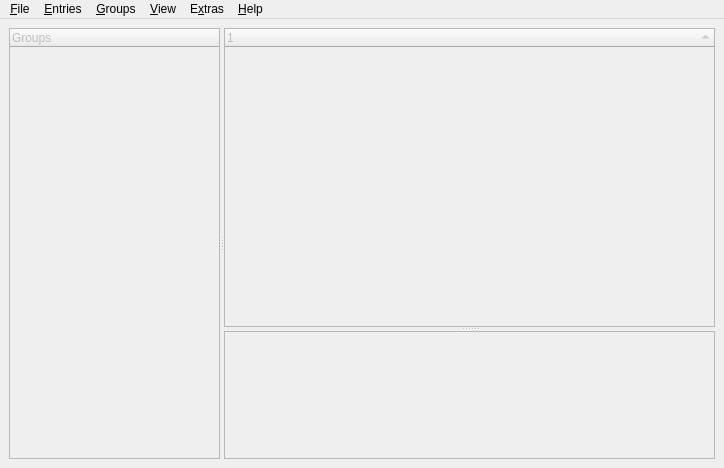
<?xml version="1.0" encoding="UTF-8"?>
<ui version="4.0">
 <author>Tarek Saidi</author>
 <class>MainWindow</class>
 <widget class="QMainWindow" name="MainWindow">
  <property name="geometry">
   <rect>
    <x>0</x>
    <y>0</y>
    <width>724</width>
    <height>468</height>
   </rect>
  </property>
  <property name="mouseTracking">
   <bool>true</bool>
  </property>
  <property name="windowTitle">
   <string>KeePassX</string>
  </property>
  <widget class="QWidget" name="centralWidget">
   <layout class="QVBoxLayout">
    <item>
     <widget class="QSplitter" name="VSplitter">
      <property name="orientation">
       <enum>Qt::Horizontal</enum>
      </property>
      <widget class="KeepassGroupView" name="GroupView">
       <property name="enabled">
        <bool>false</bool>
       </property>
       <property name="sizePolicy">
        <sizepolicy hsizetype="Expanding" vsizetype="Expanding">
         <horstretch>30</horstretch>
         <verstretch>0</verstretch>
        </sizepolicy>
       </property>
       <property name="acceptDrops">
        <bool>true</bool>
       </property>
       <property name="showDropIndicator" stdset="0">
        <bool>true</bool>
       </property>
       <property name="dragEnabled">
        <bool>false</bool>
       </property>
       <column>
        <property name="text">
         <string>Groups</string>
        </property>
       </column>
      </widget>
      <widget class="QSplitter" name="HSplitter">
       <property name="sizePolicy">
        <sizepolicy hsizetype="Expanding" vsizetype="Expanding">
         <horstretch>70</horstretch>
         <verstretch>0</verstretch>
        </sizepolicy>
       </property>
       <property name="orientation">
        <enum>Qt::Vertical</enum>
       </property>
       <widget class="KeepassEntryView" name="EntryView">
        <property name="enabled">
         <bool>false</bool>
        </property>
        <property name="sizePolicy">
         <sizepolicy hsizetype="Expanding" vsizetype="Expanding">
          <horstretch>0</horstretch>
          <verstretch>70</verstretch>
         </sizepolicy>
        </property>
        <property name="selectionMode">
         <enum>QAbstractItemView::ExtendedSelection</enum>
        </property>
        <property name="rootIsDecorated">
         <bool>false</bool>
        </property>
        <property name="sortingEnabled">
         <bool>true</bool>
        </property>
       </widget>
       <widget class="QTextBrowser" name="DetailView">
        <property name="enabled">
         <bool>false</bool>
        </property>
        <property name="sizePolicy">
         <sizepolicy hsizetype="Expanding" vsizetype="Expanding">
          <horstretch>0</horstretch>
          <verstretch>30</verstretch>
         </sizepolicy>
        </property>
        <property name="minimumSize">
         <size>
          <width>0</width>
          <height>30</height>
         </size>
        </property>
        <property name="readOnly">
         <bool>true</bool>
        </property>
        <property name="openLinks">
         <bool>false</bool>
        </property>
       </widget>
      </widget>
     </widget>
    </item>
   </layout>
  </widget>
  <widget class="QMenuBar" name="menuBar">
   <property name="geometry">
    <rect>
     <x>0</x>
     <y>0</y>
     <width>724</width>
     <height>24</height>
    </rect>
   </property>
   <widget class="QMenu" name="menuHelp">
    <property name="title">
     <string>&amp;Help</string>
    </property>
    <addaction name="HelpHandbookAction"/>
    <addaction name="separator"/>
    <addaction name="HelpAboutAction"/>
   </widget>
   <widget class="QMenu" name="menuFile">
    <property name="title">
     <string>&amp;File</string>
    </property>
    <widget class="QMenu" name="menuExport">
     <property name="title">
      <string>&amp;Export to...</string>
     </property>
    </widget>
    <widget class="QMenu" name="menuImport">
     <property name="title">
      <string>&amp;Import from...</string>
     </property>
    </widget>
    <widget class="QMenu" name="menuBookmarks">
     <property name="title">
      <string>&amp;Bookmarks</string>
     </property>
    </widget>
    <addaction name="FileNewAction"/>
    <addaction name="FileOpenAction"/>
    <addaction name="FileSynchronizeAction" />
    <addaction name="menuBookmarks"/>
    <addaction name="FileCloseAction"/>
    <addaction name="separator"/>
    <addaction name="FileSaveAction"/>
    <addaction name="FileSaveAsAction"/>
    <addaction name="separator"/>
    <addaction name="FileSettingsAction"/>
    <addaction name="FileChangeKeyAction"/>
    <addaction name="separator"/>
    <addaction name="menuImport"/>
    <addaction name="menuExport"/>
    <addaction name="separator"/>
    <addaction name="FileUnLockWorkspaceAction"/>
    <addaction name="FileExitAction"/>
   </widget>
   <widget class="QMenu" name="menuEntries">
    <property name="title">
     <string>&amp;Entries</string>
    </property>
    <addaction name="EditNewEntryAction"/>
    <addaction name="EditCloneEntryAction"/>
    <addaction name="EditEditEntryAction"/>
    <addaction name="EditDeleteEntryAction"/>
    <addaction name="EditAutoTypeAction"/>
    <addaction name="separator"/>
    <addaction name="EditUsernameToClipboardAction"/>
    <addaction name="EditPasswordToClipboardAction"/>
    <addaction name="EditOpenUrlAction"/>
    <addaction name="EditCopyUrlAction"/>
    <addaction name="EditSaveAttachmentAction"/>
    <addaction name="separator"/>
    <addaction name="EditSearchAction"/>
    <addaction name="EditGroupSearchAction"/>
   </widget>
   <widget class="QMenu" name="ViewMenu">
    <property name="title">
     <string>&amp;View</string>
    </property>
    <widget class="QMenu" name="menuTool_Button_Sizes">
     <property name="title">
      <string>Toolbar &amp;Icon Size</string>
     </property>
     <addaction name="ViewToolButtonSize16Action"/>
     <addaction name="ViewToolButtonSize22Action"/>
     <addaction name="ViewToolButtonSize28Action"/>
    </widget>
    <widget class="QMenu" name="menuColumns">
     <property name="title">
      <string>&amp;Columns</string>
     </property>
     <addaction name="ViewColumnsGroupAction"/>
     <addaction name="ViewColumnsTitleAction"/>
     <addaction name="ViewColumnsUsernameAction"/>
     <addaction name="ViewColumnsUrlAction"/>
     <addaction name="ViewColumnsPasswordAction"/>
     <addaction name="ViewColumnsCommentAction"/>
     <addaction name="separator"/>
     <addaction name="ViewColumnsExpireAction"/>
     <addaction name="ViewColumnsCreationAction"/>
     <addaction name="ViewColumnsLastChangeAction"/>
     <addaction name="ViewColumnsLastAccessAction"/>
     <addaction name="ViewColumnsAttachmentAction"/>
    </widget>
    <addaction name="ViewShowEntryDetailsAction"/>
    <addaction name="ViewShowStatusbarAction"/>
    <addaction name="separator"/>
    <addaction name="ViewHideUsernamesAction"/>
    <addaction name="ViewHidePasswordsAction"/>
    <addaction name="separator"/>
    <addaction name="menuColumns"/>
    <addaction name="menuTool_Button_Sizes"/>
   </widget>
   <widget class="QMenu" name="menuExtras">
    <property name="title">
     <string>E&amp;xtras</string>
    </property>
    <addaction name="ExtrasPasswordGenAction"/>
    <addaction name="ExtrasShowExpiredEntriesAction"/>
    <addaction name="ExtrasTrashCanAction"/>
    <addaction name="separator"/>
    <addaction name="ExtrasSettingsAction"/>
   </widget>
   <widget class="QMenu" name="menuGroups">
    <property name="title">
     <string>&amp;Groups</string>
    </property>
    <addaction name="EditNewGroupAction"/>
    <addaction name="EditNewSubgroupAction"/>
    <addaction name="EditEditGroupAction"/>
    <addaction name="EditDeleteGroupAction"/>
    <addaction name="EditGroupSortAction"/>
   </widget>
   <addaction name="menuFile"/>
   <addaction name="menuEntries"/>
   <addaction name="menuGroups"/>
   <addaction name="ViewMenu"/>
   <addaction name="menuExtras"/>
   <addaction name="menuHelp"/>
  </widget>
  <action name="ManageBookmarksAction">
   <property name="text">
    <string>&amp;Manage Bookmarks...</string>
   </property>
  </action>
  <action name="FileOpenAction">
   <property name="text">
    <string>&amp;Open Database...</string>
   </property>
  </action>
  <action name="FileCloseAction">
   <property name="text">
    <string>&amp;Close Database</string>
   </property>
  </action>
  <action name="FileSaveAction">
   <property name="text">
    <string>&amp;Save Database</string>
   </property>
  </action>
  <action name="FileSaveAsAction">
   <property name="text">
    <string>Save Database &amp;As...</string>
   </property>
  </action>
  <action name="FileSettingsAction">
   <property name="text">
    <string>&amp;Database Settings...</string>
   </property>
  </action>
  <action name="FileChangeKeyAction">
   <property name="text">
    <string>Change &amp;Master Key...</string>
   </property>
  </action>
  <action name="FileUnLockWorkspaceAction">
   <property name="text">
    <string>&amp;Lock Workspace</string>
   </property>
  </action>
  <action name="FileExitAction">
   <property name="text">
    <string>&amp;Quit</string>
   </property>
   <property name="menuRole">
    <enum>QAction::QuitRole</enum>
   </property>
  </action>
  <action name="EditNewSubgroupAction">
   <property name="text">
    <string>&amp;Add New Subgroup...</string>
   </property>
  </action>
  <action name="EditEditGroupAction">
   <property name="text">
    <string>&amp;Edit Group...</string>
   </property>
  </action>
  <action name="EditDeleteGroupAction">
   <property name="text">
    <string>&amp;Delete Group</string>
   </property>
  </action>
  <action name="EditPasswordToClipboardAction">
   <property name="text">
    <string>Copy Password &amp;to Clipboard</string>
   </property>
  </action>
  <action name="EditUsernameToClipboardAction">
   <property name="text">
    <string>Copy &amp;Username to Clipboard</string>
   </property>
  </action>
  <action name="EditOpenUrlAction">
   <property name="text">
    <string>&amp;Open URL</string>
   </property>
  </action>
  <action name="EditSaveAttachmentAction">
   <property name="text">
    <string>&amp;Save Attachment As...</string>
   </property>
  </action>
  <action name="EditNewEntryAction">
   <property name="text">
    <string>Add &amp;New Entry...</string>
   </property>
  </action>
  <action name="EditEditEntryAction">
   <property name="text">
    <string>&amp;View/Edit Entry...</string>
   </property>
  </action>
  <action name="EditDeleteEntryAction">
   <property name="text">
    <string>De&amp;lete Entry</string>
   </property>
  </action>
  <action name="EditCloneEntryAction">
   <property name="text">
    <string>&amp;Clone Entry</string>
   </property>
  </action>
  <action name="EditSearchAction">
   <property name="text">
    <string>Search &amp;in Database...</string>
   </property>
  </action>
  <action name="EditGroupSearchAction">
   <property name="text">
    <string>Search in this &amp;Group...</string>
   </property>
  </action>
  <action name="ViewShowEntryDetailsAction">
   <property name="checkable">
    <bool>true</bool>
   </property>
   <property name="text">
    <string>Show &amp;Entry Details</string>
   </property>
  </action>
  <action name="ViewHideUsernamesAction">
   <property name="checkable">
    <bool>true</bool>
   </property>
   <property name="text">
    <string>Hide &amp;Usernames</string>
   </property>
  </action>
  <action name="ViewHidePasswordsAction">
   <property name="checkable">
    <bool>true</bool>
   </property>
   <property name="text">
    <string>Hide &amp;Passwords</string>
   </property>
  </action>
  <action name="ViewColumnsTitleAction">
   <property name="checkable">
    <bool>true</bool>
   </property>
   <property name="text">
    <string>&amp;Title</string>
   </property>
  </action>
  <action name="ViewColumnsUsernameAction">
   <property name="checkable">
    <bool>true</bool>
   </property>
   <property name="text">
    <string>User&amp;name</string>
   </property>
  </action>
  <action name="ViewColumnsUrlAction">
   <property name="checkable">
    <bool>true</bool>
   </property>
   <property name="text">
    <string>&amp;URL</string>
   </property>
  </action>
  <action name="ViewColumnsPasswordAction">
   <property name="checkable">
    <bool>true</bool>
   </property>
   <property name="text">
    <string>&amp;Password</string>
   </property>
  </action>
  <action name="ViewColumnsCommentAction">
   <property name="checkable">
    <bool>true</bool>
   </property>
   <property name="text">
    <string>&amp;Comment</string>
   </property>
  </action>
  <action name="ViewColumnsExpireAction">
   <property name="checkable">
    <bool>true</bool>
   </property>
   <property name="text">
    <string>E&amp;xpires</string>
   </property>
  </action>
  <action name="ViewColumnsCreationAction">
   <property name="checkable">
    <bool>true</bool>
   </property>
   <property name="text">
    <string>C&amp;reation</string>
   </property>
  </action>
  <action name="ViewColumnsLastChangeAction">
   <property name="checkable">
    <bool>true</bool>
   </property>
   <property name="text">
    <string>&amp;Last Change</string>
   </property>
  </action>
  <action name="ViewColumnsLastAccessAction">
   <property name="checkable">
    <bool>true</bool>
   </property>
   <property name="text">
    <string>Last &amp;Access</string>
   </property>
  </action>
  <action name="ViewColumnsAttachmentAction">
   <property name="checkable">
    <bool>true</bool>
   </property>
   <property name="text">
    <string>A&amp;ttachment</string>
   </property>
  </action>
  <action name="ExtrasSettingsAction">
   <property name="text">
    <string>&amp;Settings...</string>
   </property>
   <property name="menuRole">
    <enum>QAction::PreferencesRole</enum>
   </property>
  </action>
  <action name="HelpAboutAction">
   <property name="text">
    <string>&amp;About...</string>
   </property>
   <property name="menuRole">
    <enum>QAction::AboutRole</enum>
   </property>
  </action>
  <action name="ViewShowStatusbarAction">
   <property name="checkable">
    <bool>true</bool>
   </property>
   <property name="text">
    <string>Show &amp;Statusbar</string>
   </property>
  </action>
  <action name="HelpHandbookAction">
   <property name="text">
    <string>&amp;KeePassX Handbook...</string>
   </property>
  </action>
  <action name="HideSearchResultsAction">
   <property name="text">
    <string>Hide</string>
   </property>
  </action>
  <action name="EditAutoTypeAction">
   <property name="text">
    <string>&amp;Perform AutoType</string>
   </property>
  </action>
  <action name="ViewToolButtonSize16Action">
   <property name="checkable">
    <bool>true</bool>
   </property>
   <property name="text">
    <string>&amp;16x16</string>
   </property>
  </action>
  <action name="ViewToolButtonSize22Action">
   <property name="checkable">
    <bool>true</bool>
   </property>
   <property name="text">
    <string>&amp;22x22</string>
   </property>
  </action>
  <action name="ViewToolButtonSize28Action">
   <property name="checkable">
    <bool>true</bool>
   </property>
   <property name="text">
    <string>2&amp;8x28</string>
   </property>
  </action>
  <action name="FileNewAction">
   <property name="text">
    <string>&amp;New Database...</string>
   </property>
  </action>
  <action name="ExtrasPasswordGenAction">
   <property name="text">
    <string>&amp;Password Generator...</string>
   </property>
  </action>
  <action name="ViewColumnsGroupAction">
   <property name="checkable">
    <bool>true</bool>
   </property>
   <property name="text">
    <string>&amp;Group</string>
   </property>
   <property name="visible">
    <bool>false</bool>
   </property>
  </action>
  <action name="ExtrasShowExpiredEntriesAction">
   <property name="text">
    <string>Show &amp;Expired Entries...</string>
   </property>
  </action>
  <action name="ExtrasTrashCanAction">
   <property name="text">
    <string>Recycle Bin...</string>
   </property>
   <property name="visible">
    <bool>false</bool>
   </property>
  </action>
  <action name="AddBookmarkAction">
   <property name="text">
    <string>&amp;Add Bookmark...</string>
   </property>
  </action>
  <action name="AddThisAsBookmarkAction">
   <property name="text">
    <string>Bookmark &amp;this Database...</string>
   </property>
  </action>
  <action name="EditCopyUrlAction">
   <property name="text">
    <string>Copy URL to Clipboard</string>
   </property>
  </action>
  <action name="EditNewGroupAction">
   <property name="text">
    <string>Add New Group...</string>
   </property>
  </action>
  <action name="EditGroupSortAction">
   <property name="text">
    <string>Sort groups</string>
   </property>
  </action>
  <action name="FileSynchronizeAction" >
   <property name="text" >
    <string>S&amp;ynchronize Database...</string>
   </property>
  </action>
  <action name="ViewMinimizeAction">
   <property name="text">
    <string>&amp;Minimize Window</string>
   </property>
  </action>
 </widget>
 <customwidgets>
  <customwidget>
   <class>KeepassEntryView</class>
   <extends>QTreeWidget</extends>
   <header>../../src/lib/EntryView.h</header>
  </customwidget>
  <customwidget>
   <class>KeepassGroupView</class>
   <extends>QTreeWidget</extends>
   <header>../../src/lib/GroupView.h</header>
  </customwidget>
 </customwidgets>
 <resources/>
 <connections/>
</ui>
